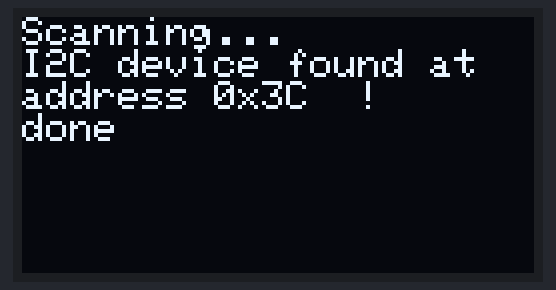
Bench run of a sketch on a simulated Arduino Uno, built with avr-gcc and run on an emulated ATmega328P. On the bench: 128×64 one-colour display.

Above: at 0.1 s.

The sketch:

i2c_scanner_OLED.ino
```cpp
#include <SPI.h>
#include <Wire.h>
#include <Adafruit_GFX.h>
#include <Adafruit_SSD1306.h>

#define OLED_RESET 4
Adafruit_SSD1306 display(OLED_RESET);


void setup()
{
  Wire.begin();
    display.begin(SSD1306_SWITCHCAPVCC, 0x3C);

    display.clearDisplay();

    display.setTextSize(1);
    display.setTextColor(WHITE);
    display.setCursor(0,0);


}


void loop()
{
  byte error, address;
  int nDevices;

  display.clearDisplay();
  display.setCursor(0,0);

  display.println("Scanning...");

  nDevices = 0;
  for(address = 1; address < 127; address++ )
  {
    // The i2c_scanner uses the return value of
    // the Write.endTransmisstion to see if
    // a device did acknowledge to the address.
    Wire.beginTransmission(address);
    error = Wire.endTransmission();

    if (error == 0)
    {
      display.print("I2C device found at\naddress 0x");
      if (address<16)
        display.print("0");
      display.print(address,HEX);
      display.println("  !");

      nDevices++;
    }
    else if (error==4)
    {
      display.print("Unknow error at address 0x");
      if (address<16)
        display.print("0");
      display.println(address,HEX);
    }
  }
  if (nDevices == 0)
    display.println("No I2C devices found\n");
  else
    display.println("done\n");

display.display();
  delay(5000);           // wait 5 seconds for next scan
}
```
